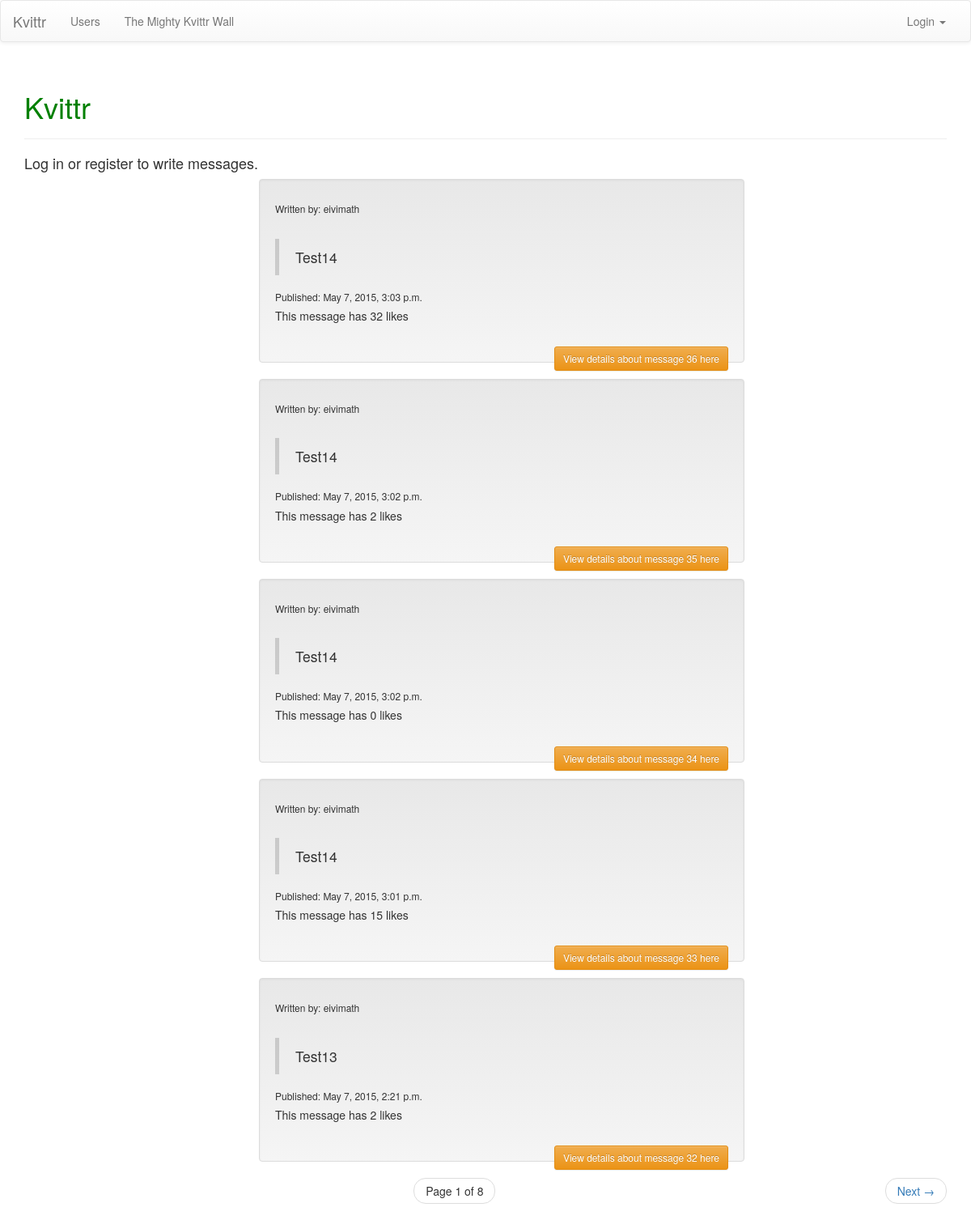
The page /messages_display/ on the database as committed earlier.
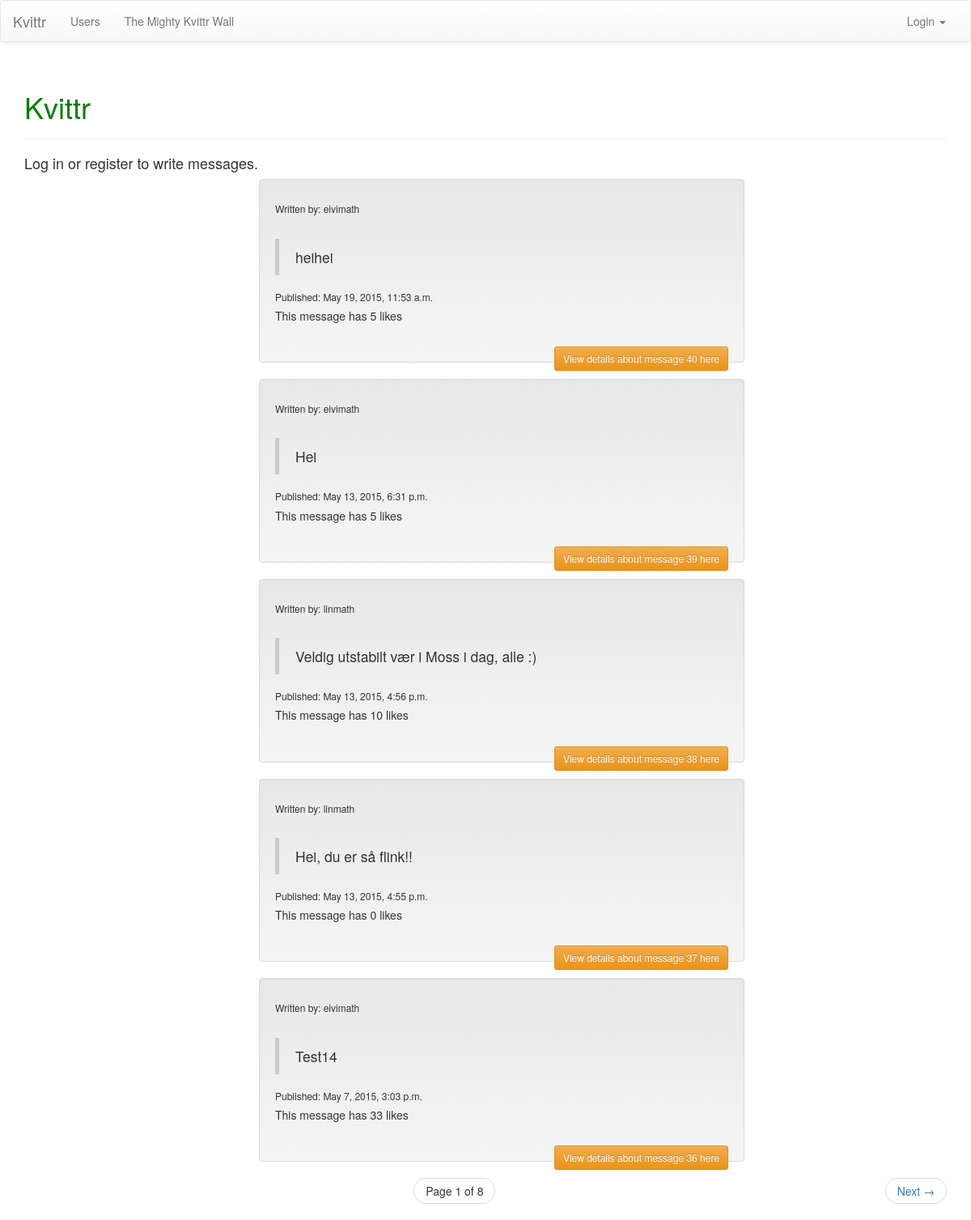
The same page on the database as committed later.
### messages_display/models.py (models this page shows, shortened)
class Message(models.Model):
	message = models.TextField()
	created_by = models.ForeignKey(User, related_name="created_message")
	created_datetime = models.DateTimeField()
	likes = models.PositiveIntegerField(default=0)
	class Meta:
		ordering = ['-id']

### messages_display/views.py (the view, shortened to what this page needs)
def messages(request):
	messages = Message.objects.all()
	page_number = request.GET.get('page')
	paginator = Paginator(messages, 5)
	try:
		messages = paginator.page(page_number)
	except PageNotAnInteger:
		messages = paginator.page(1)
	except EmptyPage:
		messages = paginator.page(paginator.num_pages)
	context = {'messages': messages}
	return render(request, 'messages_display/messages.html', context)

### messages_display/templates/messages_display/messages.html (shortened to what this page needs)
{% extends 'theme/base.html' %}
{% block pagecontent %}
        {% if user.is_authenticated %}
        <div class="row" style="">
        <div class="col-sm-12">
            <h3>Write message:</h3>
            <form class="form-horizontal" method="POST">
                {% csrf_token %}
                <div class="form-group">
                    <div class="col-sm-11">
                        <textarea class="form-control" rows="1" name="new_message" placeholder="What´s on your mind?"></textarea>
                    </div>
                    <div class="col-sm-1">
                        <button type="submit" class="btn btn-success">Publish</button>
                    </div>
                </div>
            </form>
        </div>
        </div>
        {% else %}
        <h4>Log in or register to write messages.</h4>
        {% endif %}
        <div class="col-sm-12">
        <ul>
        {% for message in messages %}
            <li class="well" style="list-style:none; width: 600px; margin-left: auto; margin-right: auto;">
                <h6>Written by: {{ message.created_by }}</h6>
                <br>
                <blockquote>{{ message.message }}</blockquote>
                <h6>Published: {{ message.created_datetime }}</h6>
                {% if user.is_authenticated %}
                <button type="button" class="add-likes-link btn btn-default" aria-label="Like" data-messageid="{{ message.id }}">
                <span class="glyphicon glyphicon-thumbs-up" aria-hidden="true"> Like </span>
                <span class="label label-success label-as-badge" id="id-likes-for-message-{{ message.id }}"> {{ message.likes }}</span>
                </button>
                {% else %}
                <h5>This message has {{ message.likes }} likes</h5>
                {% endif %}
                <br>
                <a href="{% url 'detailed_message' message.id %}" class="btn btn-sm btn-warning pull-right">View details about message {{ message.id }} here</a>
            </li>
        {% endfor %}
        </ul>
        </div>
        <nav>
            <ul class="pager">
                <li>
                    <span class="current">
                        Page {{ messages.number }} of {{ messages.paginator.num_pages }}
                    </span>
                </li>
                {% if messages.has_next %}
                <li class="next">
                    <a href="?page={{ messages.next_page_number }}">
                        Next <span aria-hidden="true"> &rarr; </span>
                    </a>
                </li>
                {% endif %}
            </ul>
        </nav>
{% endblock %}

Rows that differ between the two databases and show on the page:
no longer on this page (row unchanged): Message: created_by "eivimath", message "Test14", created_datetime "May 7, 2015, 3:02 p.m.", likes "2", id "35"
no longer on this page (row unchanged): Message: created_by "eivimath", message "Test14", created_datetime "May 7, 2015, 3:02 p.m.", likes "0", id "34"
no longer on this page (row unchanged): Message: created_by "eivimath", message "Test14", created_datetime "May 7, 2015, 3:01 p.m.", likes "15", id "33"
no longer on this page (row unchanged): Message: created_by "eivimath", message "Test13", created_datetime "May 7, 2015, 2:21 p.m.", likes "2", id "32"
added Message: created_by "eivimath", message "heihei", created_datetime "May 19, 2015, 11:53 a.m.", likes "5", id "40"
added Message: created_by "eivimath", message "Hei", created_datetime "May 13, 2015, 6:31 p.m.", likes "5", id "39"
added Message: created_by "linmath", message "Veldig utstabilt vær i Moss i dag, alle :)", created_datetime "May 13, 2015, 4:56 p.m.", likes "10", id "38"
added Message: created_by "linmath", message "Hei, du er så flink!!", created_datetime "May 13, 2015, 4:55 p.m.", likes "0", id "37"
changed Message "Test14": likes "32" → "33"
